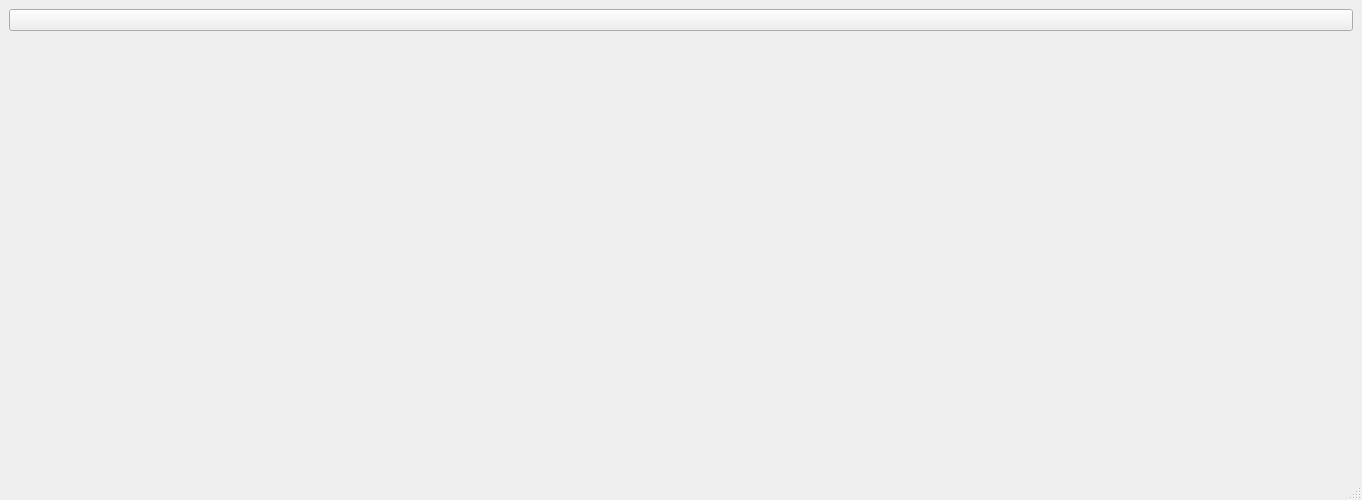
<?xml version="1.0" encoding="UTF-8"?>
<ui version="4.0">
 <class>MainWindow</class>
 <widget class="QMainWindow" name="MainWindow">
  <property name="geometry">
   <rect>
    <x>0</x>
    <y>0</y>
    <width>1362</width>
    <height>500</height>
   </rect>
  </property>
  <property name="windowTitle">
   <string>Maps.API</string>
  </property>
  <widget class="QWidget" name="centralwidget">
   <layout class="QVBoxLayout" name="verticalLayout">
    <item>
     <widget class="QPushButton" name="pushButton">
      <property name="text">
       <string/>
      </property>
     </widget>
    </item>
    <item>
     <widget class="QLabel" name="image">
      <property name="text">
       <string/>
      </property>
     </widget>
    </item>
   </layout>
  </widget>
  <widget class="QStatusBar" name="statusbar"/>
 </widget>
 <resources/>
 <connections/>
</ui>
